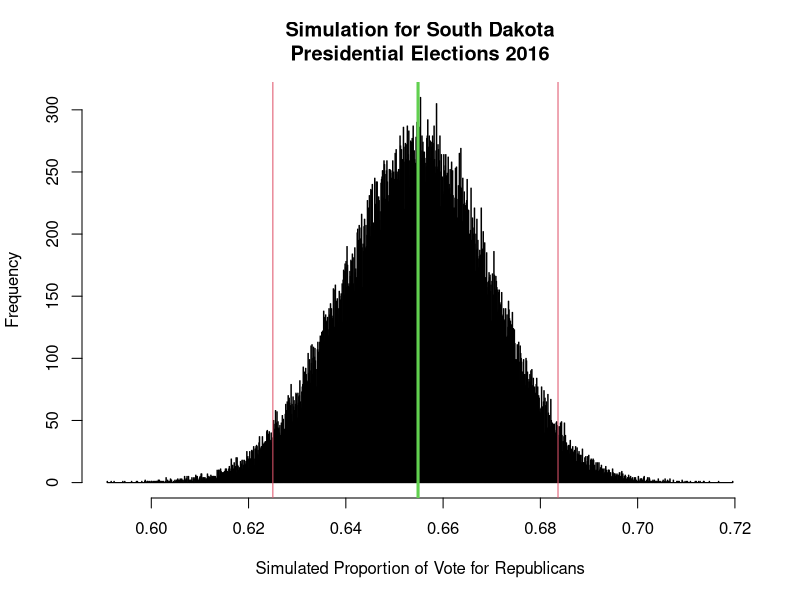
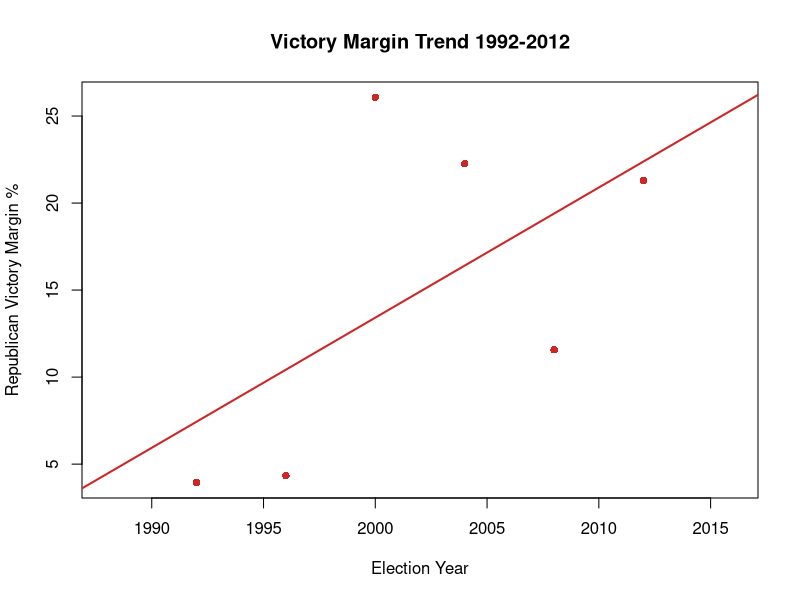
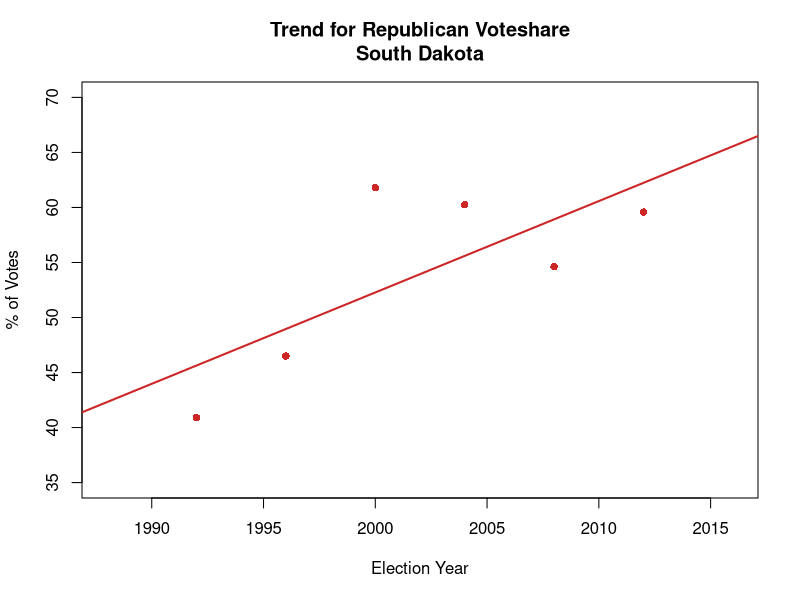

Recreate these plots in R, in order.
library(gtools)

#---------------------------------------------------------------------
# Year      |Democrat Vote % | Republican Vote % | Difference in Vote
#---------------------------------------------------------------------
# 1992      | 37.14          | 40.66             | 3.52
# 1996      | 43.03          | 46.49             | 3.46
# 2000      | 37.56          | 60.30             | 22.74
# 2004      | 38.44          | 59.91             | 21.47
# 2008      | 44.75          | 53.16             | 8.41
# 2012      | 39.87          | 61.53             | 18.02

#Average
dem_vote_percent = 30
rep_vote_percent = 65.56
size = 546

## Function to simulate each state outcome
p.win = function(){
  #Dirichlet distribution because there can be multiple candidates
  p=rdirichlet(1000000,
               size*c(rep_vote_percent,dem_vote_percent,(100-rep_vote_percent-dem_vote_percent))/100+1)
  mean(p[,2]>p[,1])
}

size = 1000


p.state=rdirichlet(100000,
                   size*
                     c(rep_vote_percent,dem_vote_percent,100-rep_vote_percent-dem_vote_percent)/100+1)


hist(p.state[,1], nclass=1000, main=paste('Simulation for South Dakota\nPresidential Elections 2016'), 
     col = 'red', xlab='Simulated Proportion of Vote for Republicans')
abline(v=median(p.state[,1]), lwd=3, col=3)
abline(v=quantile(p.state[,1], prob=c(.025,.975)), col=2)

median(p.state[,1])

summary(p.state[,1])
margin_of_votes <- c(3.94, 4.34, 26.07, 22.26, 11.57, 21.30)
year <- c(1992, 1996, 2000, 2004, 2008, 2012)

margin_df <- data.frame(margin_of_votes, year)

plot(margin_df$year, margin_df$margin_of_votes, 
     xlab="Election Year",
     ylab="Republican Victory Margin %", 
     main="Victory Margin Trend 1992-2012", pch=16,
     xlim = c(1988, 2016),
     col = "firebrick3")

#By visual inspection of the plot, we could see that if more people turn out to vote, democrats 
#receive less votes
rep_model <- lm(margin_df$margin_of_votes ~ margin_df$year)
abline(rep_model, col = "firebrick3", lwd = 2)

#Vote share of republicans in % from 1992-2012
rep_percent <- c(40.9, 46.5, 61.79, 60.25, 54.62, 59.58)
#Election years
year <- c(1992, 1996, 2000, 2004, 2008, 2012)

rep_df <- data.frame(rep_percent, year)

plot(rep_df$year, rep_df$rep_percent, 
     xlab="Election Year",
     ylab="% of Votes", 
     main="Trend for Republican Voteshare\nSouth Dakota", pch=16,
     xlim = c(1988, 2016),
     ylim = c(35, 70),
     col = "firebrick3")

#By visual inspection of the plot, we could see that if more people turn out to vote, democrats 
#receive less votes
rep_model <- lm(rep_df$rep_percent ~ rep_df$year)
abline(rep_model, col = "firebrick3", lwd = 2)

predict(rep_model, data.frame(rep_df$year == c(2016)))

#Using linear regression to fit the model
rep_model <- lm(rep_percent ~ year)
#Predict for Year 2016
y = predict(lm(rep_percent ~ year), data.frame(year = c(2016)))

print (paste('Predicted Vote share for republicans in 2016 Elections: ', predict(lm(rep_percent ~ year), data.frame(year = c(2016)))))

dem_votes <- c(37.14, 43.03, 37.56, 38.44, 44.75, 39.87)
predict(lm(dem_votes ~ year), data.frame(year = c(2016)))
